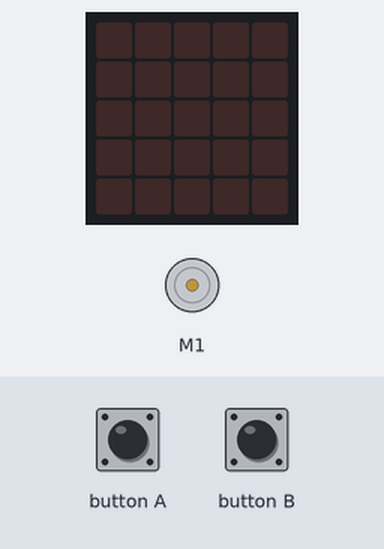
A program run on a simulated BBC micro:bit (MakeCode). Shown: the board's 5×5 LED display, DC motor (green arrow = forward, orange = backward, longer = faster). Inputs (shaded band) come from the test bench.

Above: at 1.2 s.
1.3 s: button A pressed for 0.15 s
At 2.8 s:
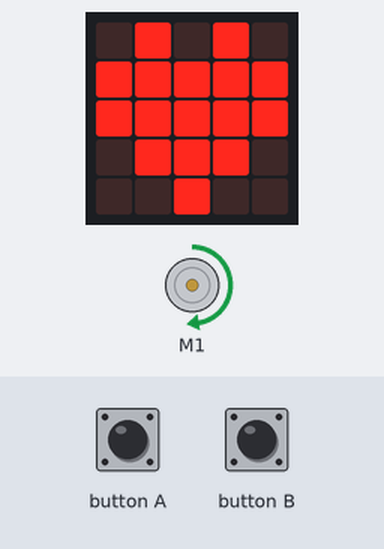
3.5 s: button B pressed for 0.15 s
At 5.4 s:
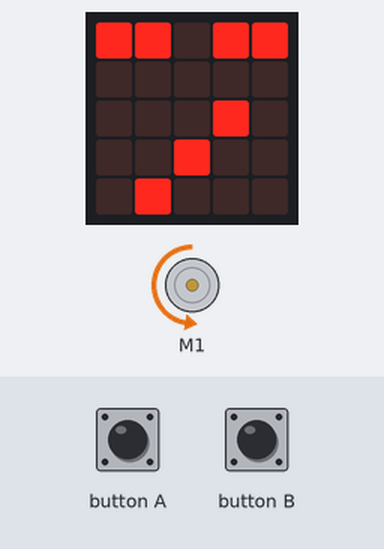
5.7 s: button A pressed for 0.15 s
At 6.3 s:
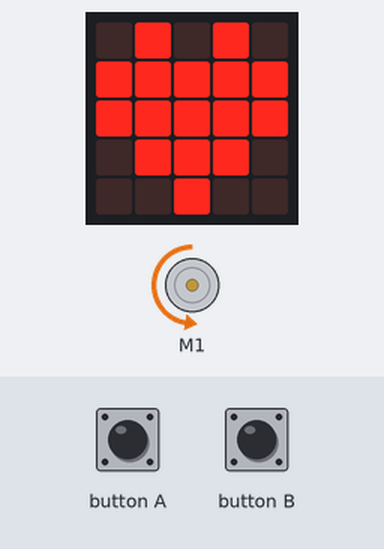
Timing chart, 0 to 8.7 s (numbered marks = the images above; inputs shaded):
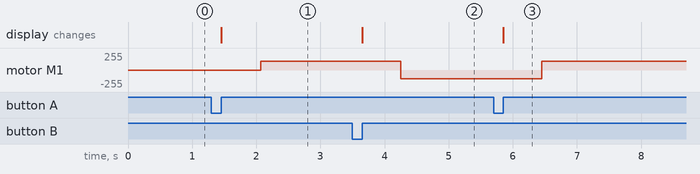

Measured:
- after the input at 1.3 s, motor M1: stopped → forward 128/255 after 0.77 s; the display: changes after 0.15 s (image 1)
- after the input at 3.5 s, motor M1: forward 128/255 → backward 128/255 after 0.75 s; the display: changes after 0.15 s (image 2)
- after the input at 5.7 s, motor M1: backward 128/255 → forward 128/255 after 0.75 s; the display: changes after 0.15 s (image 3)

The program:

main.ts
```typescript
input.onButtonPressed(Button.A, function () {
    basic.showIcon(IconNames.Heart)
    wuKong.setMotorSpeed(wuKong.MotorList.M1, 50)
})
input.onButtonPressed(Button.B, function () {
    basic.showIcon(IconNames.Meh)
    wuKong.setMotorSpeed(wuKong.MotorList.M1, -50)
})
```

test.ts
```typescript
// aquí va el archivo "tests"; esto no se compilará cuando este paquete se utilice como una extensión.
```
